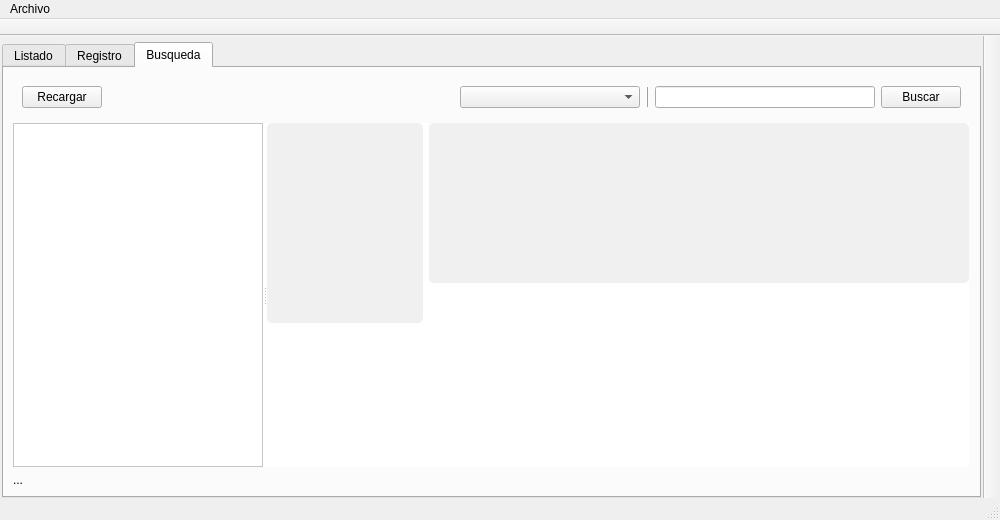
<?xml version="1.0" encoding="UTF-8"?>
<ui version="4.0">
 <class>MainWindow</class>
 <widget class="QMainWindow" name="MainWindow">
  <property name="geometry">
   <rect>
    <x>0</x>
    <y>0</y>
    <width>1000</width>
    <height>520</height>
   </rect>
  </property>
  <property name="windowTitle">
   <string>Anime Monitor</string>
  </property>
  <property name="toolButtonStyle">
   <enum>Qt::ToolButtonTextOnly</enum>
  </property>
  <widget class="QWidget" name="centralwidget">
   <layout class="QGridLayout" name="gridLayout">
    <property name="leftMargin">
     <number>2</number>
    </property>
    <property name="topMargin">
     <number>6</number>
    </property>
    <property name="rightMargin">
     <number>2</number>
    </property>
    <property name="bottomMargin">
     <number>0</number>
    </property>
    <item row="0" column="0">
     <layout class="QVBoxLayout" name="verticalLayout">
      <property name="spacing">
       <number>2</number>
      </property>
      <item>
       <layout class="QHBoxLayout" name="horizontalLayout">
        <item>
         <widget class="QTabWidget" name="tabWidget">
          <property name="currentIndex">
           <number>2</number>
          </property>
          <widget class="QWidget" name="tab">
           <attribute name="title">
            <string>Listado</string>
           </attribute>
           <layout class="QVBoxLayout" name="verticalLayout_4">
            <item>
             <layout class="QVBoxLayout" name="verticalLayout_3">
              <item>
               <layout class="QHBoxLayout" name="horizontalLayout_2">
                <item>
                 <spacer name="horizontalSpacer">
                  <property name="orientation">
                   <enum>Qt::Horizontal</enum>
                  </property>
                  <property name="sizeHint" stdset="0">
                   <size>
                    <width>648</width>
                    <height>20</height>
                   </size>
                  </property>
                 </spacer>
                </item>
                <item>
                 <widget class="QPushButton" name="pushButton_3">
                  <property name="text">
                   <string>Cancelar</string>
                  </property>
                 </widget>
                </item>
                <item>
                 <widget class="QPushButton" name="pushButton_2">
                  <property name="text">
                   <string>Actualizar</string>
                  </property>
                 </widget>
                </item>
                <item>
                 <widget class="QPushButton" name="pushButton">
                  <property name="sizePolicy">
                   <sizepolicy hsizetype="Minimum" vsizetype="Minimum">
                    <horstretch>0</horstretch>
                    <verstretch>0</verstretch>
                   </sizepolicy>
                  </property>
                  <property name="minimumSize">
                   <size>
                    <width>100</width>
                    <height>0</height>
                   </size>
                  </property>
                  <property name="text">
                   <string>Descargar todo</string>
                  </property>
                 </widget>
                </item>
               </layout>
              </item>
              <item>
               <widget class="QTableWidget" name="listado">
                <property name="horizontalScrollBarPolicy">
                 <enum>Qt::ScrollBarAsNeeded</enum>
                </property>
                <property name="sizeAdjustPolicy">
                 <enum>QAbstractScrollArea::AdjustIgnored</enum>
                </property>
                <property name="alternatingRowColors">
                 <bool>true</bool>
                </property>
                <property name="verticalScrollMode">
                 <enum>QAbstractItemView::ScrollPerPixel</enum>
                </property>
                <property name="horizontalScrollMode">
                 <enum>QAbstractItemView::ScrollPerPixel</enum>
                </property>
                <property name="wordWrap">
                 <bool>true</bool>
                </property>
                <property name="columnCount">
                 <number>4</number>
                </property>
                <column>
                 <property name="text">
                  <string>Nombre del anime</string>
                 </property>
                </column>
                <column>
                 <property name="text">
                  <string>Episodio</string>
                 </property>
                </column>
                <column>
                 <property name="text">
                  <string>Fecha</string>
                 </property>
                </column>
                <column>
                 <property name="text">
                  <string>Servidor</string>
                 </property>
                </column>
               </widget>
              </item>
             </layout>
            </item>
           </layout>
          </widget>
          <widget class="QWidget" name="tab_2">
           <attribute name="title">
            <string>Registro</string>
           </attribute>
          </widget>
          <widget class="QWidget" name="tab_3">
           <attribute name="title">
            <string>Busqueda</string>
           </attribute>
           <layout class="QVBoxLayout" name="verticalLayout_7">
            <item>
             <layout class="QVBoxLayout" name="verticalLayout_6">
              <item>
               <widget class="QWidget" name="top_panel_search" native="true">
                <property name="styleSheet">
                 <string notr="true"/>
                </property>
                <layout class="QVBoxLayout" name="verticalLayout_5">
                 <item>
                  <layout class="QHBoxLayout" name="horizontalLayout_3">
                   <item>
                    <widget class="QPushButton" name="pushButton_5">
                     <property name="autoFillBackground">
                      <bool>false</bool>
                     </property>
                     <property name="text">
                      <string>Recargar</string>
                     </property>
                    </widget>
                   </item>
                   <item>
                    <spacer name="horizontalSpacer_2">
                     <property name="orientation">
                      <enum>Qt::Horizontal</enum>
                     </property>
                     <property name="sizeType">
                      <enum>QSizePolicy::Expanding</enum>
                     </property>
                     <property name="sizeHint" stdset="0">
                      <size>
                       <width>368</width>
                       <height>20</height>
                      </size>
                     </property>
                    </spacer>
                   </item>
                   <item>
                    <widget class="QComboBox" name="comboBoxProviders">
                     <property name="minimumSize">
                      <size>
                       <width>180</width>
                       <height>0</height>
                      </size>
                     </property>
                    </widget>
                   </item>
                   <item>
                    <widget class="Line" name="line">
                     <property name="maximumSize">
                      <size>
                       <width>16777215</width>
                       <height>23</height>
                      </size>
                     </property>
                     <property name="frameShadow">
                      <enum>QFrame::Raised</enum>
                     </property>
                     <property name="orientation">
                      <enum>Qt::Vertical</enum>
                     </property>
                    </widget>
                   </item>
                   <item>
                    <widget class="QLineEdit" name="searchTextBox">
                     <property name="sizePolicy">
                      <sizepolicy hsizetype="Preferred" vsizetype="Fixed">
                       <horstretch>0</horstretch>
                       <verstretch>0</verstretch>
                      </sizepolicy>
                     </property>
                     <property name="minimumSize">
                      <size>
                       <width>220</width>
                       <height>0</height>
                      </size>
                     </property>
                    </widget>
                   </item>
                   <item>
                    <widget class="QPushButton" name="searchButton">
                     <property name="text">
                      <string>Buscar</string>
                     </property>
                    </widget>
                   </item>
                  </layout>
                 </item>
                </layout>
               </widget>
              </item>
              <item>
               <layout class="QHBoxLayout" name="horizontalLayout_4">
                <item>
                 <widget class="QSplitter" name="splitter">
                  <property name="styleSheet">
                   <string notr="true">background-color: rgb(255, 255, 255);</string>
                  </property>
                  <property name="orientation">
                   <enum>Qt::Horizontal</enum>
                  </property>
                  <property name="opaqueResize">
                   <bool>true</bool>
                  </property>
                  <property name="handleWidth">
                   <number>4</number>
                  </property>
                  <property name="childrenCollapsible">
                   <bool>false</bool>
                  </property>
                  <widget class="QListWidget" name="listAnimes">
                   <property name="sizePolicy">
                    <sizepolicy hsizetype="Expanding" vsizetype="Expanding">
                     <horstretch>0</horstretch>
                     <verstretch>0</verstretch>
                    </sizepolicy>
                   </property>
                   <property name="minimumSize">
                    <size>
                     <width>0</width>
                     <height>0</height>
                    </size>
                   </property>
                   <property name="maximumSize">
                    <size>
                     <width>250</width>
                     <height>16777215</height>
                    </size>
                   </property>
                   <property name="baseSize">
                    <size>
                     <width>250</width>
                     <height>0</height>
                    </size>
                   </property>
                   <property name="alternatingRowColors">
                    <bool>true</bool>
                   </property>
                  </widget>
                  <widget class="QWidget" name="widget" native="true">
                   <property name="minimumSize">
                    <size>
                     <width>0</width>
                     <height>0</height>
                    </size>
                   </property>
                   <layout class="QVBoxLayout" name="verticalLayout_10">
                    <property name="topMargin">
                     <number>0</number>
                    </property>
                    <property name="rightMargin">
                     <number>0</number>
                    </property>
                    <item>
                     <layout class="QVBoxLayout" name="verticalLayout_9">
                      <item>
                       <layout class="QHBoxLayout" name="horizontalLayout_5">
                        <item>
                         <widget class="QGraphicsView" name="graphicsView">
                          <property name="maximumSize">
                           <size>
                            <width>156</width>
                            <height>16777215</height>
                           </size>
                          </property>
                          <property name="styleSheet">
                           <string notr="true">QGraphicsView {
	background-color: #F0F0F0;
	border-radius: 5px;
}</string>
                          </property>
                         </widget>
                        </item>
                        <item>
                         <layout class="QVBoxLayout" name="verticalLayout_8">
                          <item>
                           <widget class="QTextEdit" name="textEdit">
                            <property name="maximumSize">
                             <size>
                              <width>16777215</width>
                              <height>160</height>
                             </size>
                            </property>
                            <property name="styleSheet">
                             <string notr="true">QTextEdit {
	background-color: #F0F0F0;
	border-radius: 5px;
}</string>
                            </property>
                            <property name="readOnly">
                             <bool>true</bool>
                            </property>
                           </widget>
                          </item>
                          <item>
                           <spacer name="verticalSpacer_2">
                            <property name="orientation">
                             <enum>Qt::Vertical</enum>
                            </property>
                            <property name="sizeType">
                             <enum>QSizePolicy::Expanding</enum>
                            </property>
                            <property name="sizeHint" stdset="0">
                             <size>
                              <width>20</width>
                              <height>40</height>
                             </size>
                            </property>
                           </spacer>
                          </item>
                         </layout>
                        </item>
                       </layout>
                      </item>
                      <item>
                       <spacer name="verticalSpacer_3">
                        <property name="orientation">
                         <enum>Qt::Vertical</enum>
                        </property>
                        <property name="sizeHint" stdset="0">
                         <size>
                          <width>20</width>
                          <height>40</height>
                         </size>
                        </property>
                       </spacer>
                      </item>
                     </layout>
                    </item>
                   </layout>
                  </widget>
                 </widget>
                </item>
                <item>
                 <spacer name="verticalSpacer">
                  <property name="orientation">
                   <enum>Qt::Vertical</enum>
                  </property>
                  <property name="sizeHint" stdset="0">
                   <size>
                    <width>1</width>
                    <height>40</height>
                   </size>
                  </property>
                 </spacer>
                </item>
               </layout>
              </item>
              <item>
               <widget class="QLabel" name="notification">
                <property name="text">
                 <string>...</string>
                </property>
               </widget>
              </item>
             </layout>
            </item>
           </layout>
          </widget>
         </widget>
        </item>
       </layout>
      </item>
     </layout>
    </item>
   </layout>
  </widget>
  <widget class="QStatusBar" name="statusbar"/>
  <widget class="QToolBar" name="toolBar">
   <property name="windowTitle">
    <string>toolBar</string>
   </property>
   <property name="movable">
    <bool>false</bool>
   </property>
   <property name="iconSize">
    <size>
     <width>32</width>
     <height>32</height>
    </size>
   </property>
   <property name="toolButtonStyle">
    <enum>Qt::ToolButtonIconOnly</enum>
   </property>
   <property name="floatable">
    <bool>false</bool>
   </property>
   <attribute name="toolBarArea">
    <enum>TopToolBarArea</enum>
   </attribute>
   <attribute name="toolBarBreak">
    <bool>false</bool>
   </attribute>
  </widget>
  <widget class="QToolBar" name="toolBarProviders">
   <property name="windowTitle">
    <string>toolBar_2</string>
   </property>
   <property name="movable">
    <bool>false</bool>
   </property>
   <property name="iconSize">
    <size>
     <width>32</width>
     <height>32</height>
    </size>
   </property>
   <property name="toolButtonStyle">
    <enum>Qt::ToolButtonIconOnly</enum>
   </property>
   <property name="floatable">
    <bool>false</bool>
   </property>
   <attribute name="toolBarArea">
    <enum>RightToolBarArea</enum>
   </attribute>
   <attribute name="toolBarBreak">
    <bool>false</bool>
   </attribute>
  </widget>
  <widget class="QMenuBar" name="menuBar">
   <property name="geometry">
    <rect>
     <x>0</x>
     <y>0</y>
     <width>1000</width>
     <height>20</height>
    </rect>
   </property>
   <widget class="QMenu" name="menuArchivo">
    <property name="title">
     <string>Archivo</string>
    </property>
    <addaction name="separator"/>
    <addaction name="separator"/>
    <addaction name="actionSalir"/>
   </widget>
   <addaction name="menuArchivo"/>
  </widget>
  <action name="actionSalir">
   <property name="text">
    <string>Salir</string>
   </property>
  </action>
 </widget>
 <resources/>
 <connections/>
 <slots>
  <slot>ListResultClicked()</slot>
 </slots>
</ui>
